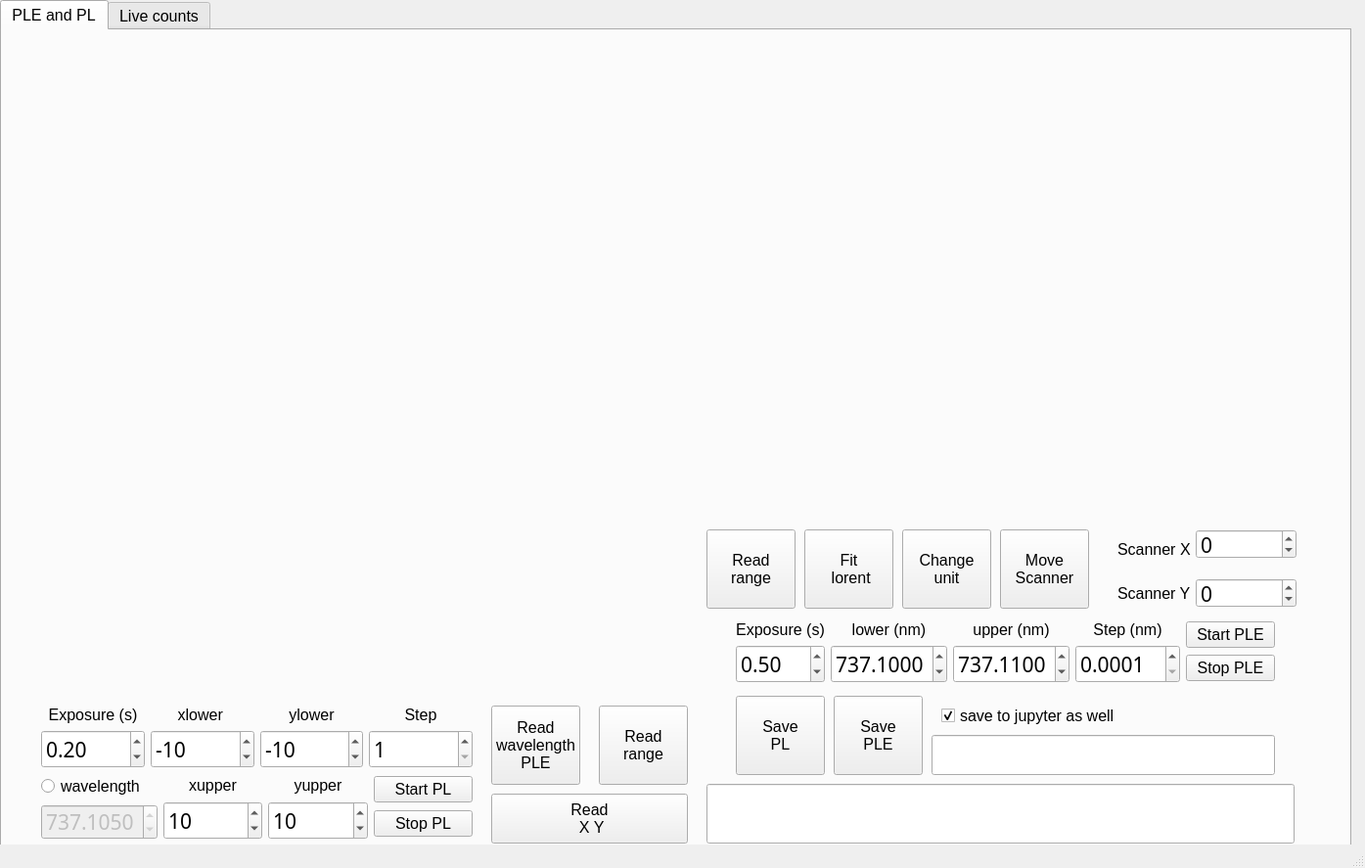
<?xml version="1.0" encoding="UTF-8"?>
<ui version="4.0">
 <class>MainWindow</class>
 <widget class="QMainWindow" name="MainWindow">
  <property name="geometry">
   <rect>
    <x>0</x>
    <y>0</y>
    <width>1395</width>
    <height>887</height>
   </rect>
  </property>
  <property name="font">
   <font>
    <family>Arial</family>
    <pointsize>12</pointsize>
   </font>
  </property>
  <property name="windowTitle">
   <string>ConfocalGUI @Wanglab, UOregon</string>
  </property>
  <widget class="QWidget" name="centralwidget">
   <widget class="QTabWidget" name="tabWidget_2">
    <property name="enabled">
     <bool>true</bool>
    </property>
    <property name="geometry">
     <rect>
      <x>0</x>
      <y>0</y>
      <width>1381</width>
      <height>881</height>
     </rect>
    </property>
    <property name="currentIndex">
     <number>0</number>
    </property>
    <widget class="QWidget" name="tab">
     <attribute name="title">
      <string>PLE and PL</string>
     </attribute>
     <widget class="QWidget" name="widget_figure_PL" native="true">
      <property name="geometry">
       <rect>
        <x>10</x>
        <y>10</y>
        <width>701</width>
        <height>671</height>
       </rect>
      </property>
     </widget>
     <widget class="QWidget" name="verticalLayoutWidget_8">
      <property name="geometry">
       <rect>
        <x>40</x>
        <y>690</y>
        <width>441</width>
        <height>137</height>
       </rect>
      </property>
      <layout class="QVBoxLayout" name="verticalLayout_9">
       <item>
        <layout class="QHBoxLayout" name="horizontalLayout_6">
         <item>
          <layout class="QVBoxLayout" name="verticalLayout_10">
           <item>
            <widget class="QLabel" name="label_8">
             <property name="font">
              <font>
               <family>Arial</family>
               <pointsize>12</pointsize>
              </font>
             </property>
             <property name="text">
              <string>Exposure (s)</string>
             </property>
             <property name="alignment">
              <set>Qt::AlignCenter</set>
             </property>
            </widget>
           </item>
           <item>
            <widget class="QDoubleSpinBox" name="doubleSpinBox_exposure_PL">
             <property name="font">
              <font>
               <family>Linux Biolinum O</family>
               <pointsize>16</pointsize>
              </font>
             </property>
             <property name="minimum">
              <double>0.010000000000000</double>
             </property>
             <property name="singleStep">
              <double>0.010000000000000</double>
             </property>
             <property name="value">
              <double>0.200000000000000</double>
             </property>
            </widget>
           </item>
          </layout>
         </item>
         <item>
          <layout class="QVBoxLayout" name="verticalLayout_11">
           <item>
            <widget class="QLabel" name="label_9">
             <property name="font">
              <font>
               <family>Arial</family>
               <pointsize>12</pointsize>
              </font>
             </property>
             <property name="text">
              <string>xlower </string>
             </property>
             <property name="alignment">
              <set>Qt::AlignCenter</set>
             </property>
            </widget>
           </item>
           <item>
            <widget class="QDoubleSpinBox" name="doubleSpinBox_xl">
             <property name="font">
              <font>
               <family>Linux Biolinum O</family>
               <pointsize>16</pointsize>
              </font>
             </property>
             <property name="decimals">
              <number>0</number>
             </property>
             <property name="minimum">
              <double>-999.000000000000000</double>
             </property>
             <property name="maximum">
              <double>1000.000000000000000</double>
             </property>
             <property name="singleStep">
              <double>1.000000000000000</double>
             </property>
             <property name="value">
              <double>-10.000000000000000</double>
             </property>
            </widget>
           </item>
          </layout>
         </item>
         <item>
          <layout class="QVBoxLayout" name="verticalLayout_12">
           <item>
            <widget class="QLabel" name="label_10">
             <property name="font">
              <font>
               <family>Arial</family>
               <pointsize>12</pointsize>
              </font>
             </property>
             <property name="text">
              <string>ylower</string>
             </property>
             <property name="alignment">
              <set>Qt::AlignCenter</set>
             </property>
            </widget>
           </item>
           <item>
            <widget class="QDoubleSpinBox" name="doubleSpinBox_yl">
             <property name="font">
              <font>
               <family>Linux Biolinum O</family>
               <pointsize>16</pointsize>
              </font>
             </property>
             <property name="decimals">
              <number>0</number>
             </property>
             <property name="minimum">
              <double>-999.000000000000000</double>
             </property>
             <property name="maximum">
              <double>1000.000000000000000</double>
             </property>
             <property name="singleStep">
              <double>1.000000000000000</double>
             </property>
             <property name="value">
              <double>-10.000000000000000</double>
             </property>
            </widget>
           </item>
          </layout>
         </item>
         <item>
          <layout class="QVBoxLayout" name="verticalLayout_13">
           <item>
            <widget class="QLabel" name="label_11">
             <property name="font">
              <font>
               <family>Arial</family>
               <pointsize>12</pointsize>
              </font>
             </property>
             <property name="text">
              <string>Step</string>
             </property>
             <property name="alignment">
              <set>Qt::AlignCenter</set>
             </property>
            </widget>
           </item>
           <item>
            <widget class="QDoubleSpinBox" name="doubleSpinBox_step_PL">
             <property name="font">
              <font>
               <family>Linux Biolinum O</family>
               <pointsize>16</pointsize>
              </font>
             </property>
             <property name="decimals">
              <number>0</number>
             </property>
             <property name="minimum">
              <double>1.000000000000000</double>
             </property>
             <property name="singleStep">
              <double>1.000000000000000</double>
             </property>
             <property name="value">
              <double>1.000000000000000</double>
             </property>
            </widget>
           </item>
          </layout>
         </item>
        </layout>
       </item>
       <item>
        <layout class="QHBoxLayout" name="horizontalLayout_7">
         <item>
          <layout class="QVBoxLayout" name="verticalLayout_14">
           <item>
            <widget class="QRadioButton" name="radioButton_is_wavelength_PL">
             <property name="font">
              <font>
               <family>Arial</family>
               <pointsize>12</pointsize>
              </font>
             </property>
             <property name="text">
              <string>wavelength</string>
             </property>
            </widget>
           </item>
           <item>
            <widget class="QDoubleSpinBox" name="doubleSpinBox_wavelength_PL">
             <property name="enabled">
              <bool>false</bool>
             </property>
             <property name="font">
              <font>
               <family>Linux Biolinum O</family>
               <pointsize>16</pointsize>
              </font>
             </property>
             <property name="decimals">
              <number>4</number>
             </property>
             <property name="minimum">
              <double>0.100000000000000</double>
             </property>
             <property name="maximum">
              <double>999.990000000000009</double>
             </property>
             <property name="singleStep">
              <double>0.000100000000000</double>
             </property>
             <property name="value">
              <double>737.105000000000018</double>
             </property>
            </widget>
           </item>
          </layout>
         </item>
         <item>
          <layout class="QVBoxLayout" name="verticalLayout_15">
           <item>
            <widget class="QLabel" name="label_13">
             <property name="font">
              <font>
               <family>Arial</family>
               <pointsize>12</pointsize>
              </font>
             </property>
             <property name="text">
              <string>xupper</string>
             </property>
             <property name="alignment">
              <set>Qt::AlignCenter</set>
             </property>
            </widget>
           </item>
           <item>
            <widget class="QDoubleSpinBox" name="doubleSpinBox_xu">
             <property name="font">
              <font>
               <family>Linux Biolinum O</family>
               <pointsize>16</pointsize>
              </font>
             </property>
             <property name="decimals">
              <number>0</number>
             </property>
             <property name="minimum">
              <double>-1000.000000000000000</double>
             </property>
             <property name="maximum">
              <double>100000.000000000000000</double>
             </property>
             <property name="singleStep">
              <double>1.000000000000000</double>
             </property>
             <property name="value">
              <double>10.000000000000000</double>
             </property>
            </widget>
           </item>
          </layout>
         </item>
         <item>
          <layout class="QVBoxLayout" name="verticalLayout_16">
           <item>
            <widget class="QLabel" name="label_14">
             <property name="font">
              <font>
               <family>Arial</family>
               <pointsize>12</pointsize>
              </font>
             </property>
             <property name="text">
              <string>yupper</string>
             </property>
             <property name="alignment">
              <set>Qt::AlignCenter</set>
             </property>
            </widget>
           </item>
           <item>
            <widget class="QDoubleSpinBox" name="doubleSpinBox_yu">
             <property name="font">
              <font>
               <family>Linux Biolinum O</family>
               <pointsize>16</pointsize>
              </font>
             </property>
             <property name="decimals">
              <number>0</number>
             </property>
             <property name="minimum">
              <double>-1000.000000000000000</double>
             </property>
             <property name="maximum">
              <double>1000.000000000000000</double>
             </property>
             <property name="singleStep">
              <double>1.000000000000000</double>
             </property>
             <property name="value">
              <double>10.000000000000000</double>
             </property>
            </widget>
           </item>
          </layout>
         </item>
         <item>
          <layout class="QVBoxLayout" name="verticalLayout_20">
           <item>
            <widget class="QPushButton" name="pushButton_start_PL">
             <property name="font">
              <font>
               <family>Arial</family>
               <pointsize>12</pointsize>
              </font>
             </property>
             <property name="text">
              <string>Start PL</string>
             </property>
            </widget>
           </item>
           <item>
            <widget class="QPushButton" name="pushButton_stop_PL">
             <property name="font">
              <font>
               <family>Arial</family>
               <pointsize>12</pointsize>
              </font>
             </property>
             <property name="text">
              <string>Stop PL</string>
             </property>
            </widget>
           </item>
          </layout>
         </item>
        </layout>
       </item>
      </layout>
     </widget>
     <widget class="QWidget" name="widget_figure_PLE" native="true">
      <property name="geometry">
       <rect>
        <x>720</x>
        <y>10</y>
        <width>631</width>
        <height>491</height>
       </rect>
      </property>
     </widget>
     <widget class="QWidget" name="verticalLayoutWidget_7">
      <property name="geometry">
       <rect>
        <x>750</x>
        <y>600</y>
        <width>551</width>
        <height>71</height>
       </rect>
      </property>
      <layout class="QVBoxLayout" name="verticalLayout_8">
       <item>
        <layout class="QHBoxLayout" name="horizontalLayout">
         <item>
          <layout class="QVBoxLayout" name="verticalLayout">
           <item>
            <widget class="QLabel" name="label">
             <property name="font">
              <font>
               <family>Arial</family>
               <pointsize>12</pointsize>
              </font>
             </property>
             <property name="text">
              <string>Exposure (s)</string>
             </property>
             <property name="alignment">
              <set>Qt::AlignCenter</set>
             </property>
            </widget>
           </item>
           <item>
            <widget class="QDoubleSpinBox" name="doubleSpinBox_exposure_PLE">
             <property name="font">
              <font>
               <family>Linux Biolinum O</family>
               <pointsize>16</pointsize>
              </font>
             </property>
             <property name="minimum">
              <double>0.100000000000000</double>
             </property>
             <property name="singleStep">
              <double>0.100000000000000</double>
             </property>
             <property name="value">
              <double>0.500000000000000</double>
             </property>
            </widget>
           </item>
          </layout>
         </item>
         <item>
          <layout class="QVBoxLayout" name="verticalLayout_3">
           <item>
            <widget class="QLabel" name="label_2">
             <property name="font">
              <font>
               <family>Arial</family>
               <pointsize>12</pointsize>
              </font>
             </property>
             <property name="text">
              <string>lower (nm)</string>
             </property>
             <property name="alignment">
              <set>Qt::AlignCenter</set>
             </property>
            </widget>
           </item>
           <item>
            <widget class="QDoubleSpinBox" name="doubleSpinBox_wl">
             <property name="font">
              <font>
               <family>Linux Biolinum O</family>
               <pointsize>16</pointsize>
              </font>
             </property>
             <property name="decimals">
              <number>4</number>
             </property>
             <property name="minimum">
              <double>0.100000000000000</double>
             </property>
             <property name="maximum">
              <double>999.990000000000009</double>
             </property>
             <property name="singleStep">
              <double>0.000100000000000</double>
             </property>
             <property name="value">
              <double>737.100000000000023</double>
             </property>
            </widget>
           </item>
          </layout>
         </item>
         <item>
          <layout class="QVBoxLayout" name="verticalLayout_2">
           <item>
            <widget class="QLabel" name="label_3">
             <property name="font">
              <font>
               <family>Arial</family>
               <pointsize>12</pointsize>
              </font>
             </property>
             <property name="text">
              <string>upper (nm)</string>
             </property>
             <property name="alignment">
              <set>Qt::AlignCenter</set>
             </property>
            </widget>
           </item>
           <item>
            <widget class="QDoubleSpinBox" name="doubleSpinBox_wu">
             <property name="font">
              <font>
               <family>Linux Biolinum O</family>
               <pointsize>16</pointsize>
              </font>
             </property>
             <property name="decimals">
              <number>4</number>
             </property>
             <property name="minimum">
              <double>0.100000000000000</double>
             </property>
             <property name="maximum">
              <double>999.990000000000009</double>
             </property>
             <property name="singleStep">
              <double>0.000100000000000</double>
             </property>
             <property name="value">
              <double>737.110000000000014</double>
             </property>
            </widget>
           </item>
          </layout>
         </item>
         <item>
          <layout class="QVBoxLayout" name="verticalLayout_5">
           <item>
            <widget class="QLabel" name="label_4">
             <property name="font">
              <font>
               <family>Arial</family>
               <pointsize>12</pointsize>
              </font>
             </property>
             <property name="text">
              <string>Step (nm)</string>
             </property>
             <property name="alignment">
              <set>Qt::AlignCenter</set>
             </property>
            </widget>
           </item>
           <item>
            <widget class="QDoubleSpinBox" name="doubleSpinBox_step_PLE">
             <property name="font">
              <font>
               <family>Linux Biolinum O</family>
               <pointsize>16</pointsize>
              </font>
             </property>
             <property name="decimals">
              <number>4</number>
             </property>
             <property name="minimum">
              <double>0.000100000000000</double>
             </property>
             <property name="singleStep">
              <double>0.000100000000000</double>
             </property>
             <property name="value">
              <double>0.000100000000000</double>
             </property>
            </widget>
           </item>
          </layout>
         </item>
         <item>
          <layout class="QVBoxLayout" name="verticalLayout_4">
           <item>
            <widget class="QPushButton" name="pushButton_start_PLE">
             <property name="font">
              <font>
               <family>Arial</family>
               <pointsize>12</pointsize>
              </font>
             </property>
             <property name="text">
              <string>Start PLE</string>
             </property>
            </widget>
           </item>
           <item>
            <widget class="QPushButton" name="pushButton_stop_PLE">
             <property name="font">
              <font>
               <family>Arial</family>
               <pointsize>12</pointsize>
              </font>
             </property>
             <property name="text">
              <string>Stop PLE</string>
             </property>
            </widget>
           </item>
          </layout>
         </item>
        </layout>
       </item>
      </layout>
     </widget>
     <widget class="QPushButton" name="pushButton_wavelength_PL">
      <property name="geometry">
       <rect>
        <x>500</x>
        <y>690</y>
        <width>91</width>
        <height>81</height>
       </rect>
      </property>
      <property name="font">
       <font>
        <family>Arial</family>
        <pointsize>12</pointsize>
       </font>
      </property>
      <property name="text">
       <string>Read 
wavelength 
PLE</string>
      </property>
     </widget>
     <widget class="QPushButton" name="pushButton_range_PLE">
      <property name="geometry">
       <rect>
        <x>720</x>
        <y>510</y>
        <width>91</width>
        <height>81</height>
       </rect>
      </property>
      <property name="font">
       <font>
        <family>Arial</family>
        <pointsize>12</pointsize>
       </font>
      </property>
      <property name="text">
       <string>Read 
range</string>
      </property>
     </widget>
     <widget class="QPushButton" name="pushButton_range_PL">
      <property name="geometry">
       <rect>
        <x>610</x>
        <y>690</y>
        <width>91</width>
        <height>81</height>
       </rect>
      </property>
      <property name="font">
       <font>
        <family>Arial</family>
        <pointsize>12</pointsize>
       </font>
      </property>
      <property name="text">
       <string>Read 
range</string>
      </property>
     </widget>
     <widget class="QPushButton" name="pushButton_lorent">
      <property name="geometry">
       <rect>
        <x>820</x>
        <y>510</y>
        <width>91</width>
        <height>81</height>
       </rect>
      </property>
      <property name="font">
       <font>
        <family>Arial</family>
        <pointsize>12</pointsize>
       </font>
      </property>
      <property name="text">
       <string>Fit 
 lorent</string>
      </property>
     </widget>
     <widget class="QPushButton" name="pushButton_save_PL">
      <property name="geometry">
       <rect>
        <x>750</x>
        <y>680</y>
        <width>91</width>
        <height>81</height>
       </rect>
      </property>
      <property name="font">
       <font>
        <family>Arial</family>
        <pointsize>12</pointsize>
       </font>
      </property>
      <property name="text">
       <string>Save 
PL</string>
      </property>
     </widget>
     <widget class="QPushButton" name="pushButton_save_PLE">
      <property name="geometry">
       <rect>
        <x>850</x>
        <y>680</y>
        <width>91</width>
        <height>81</height>
       </rect>
      </property>
      <property name="font">
       <font>
        <family>Arial</family>
        <pointsize>12</pointsize>
       </font>
      </property>
      <property name="text">
       <string>Save 
PLE</string>
      </property>
     </widget>
     <widget class="QPushButton" name="pushButton_unit">
      <property name="geometry">
       <rect>
        <x>920</x>
        <y>510</y>
        <width>91</width>
        <height>81</height>
       </rect>
      </property>
      <property name="font">
       <font>
        <family>Arial</family>
        <pointsize>12</pointsize>
       </font>
      </property>
      <property name="text">
       <string>Change 
unit</string>
      </property>
     </widget>
     <widget class="QLineEdit" name="lineEdit_save">
      <property name="geometry">
       <rect>
        <x>950</x>
        <y>720</y>
        <width>351</width>
        <height>41</height>
       </rect>
      </property>
     </widget>
     <widget class="QLabel" name="label_5">
      <property name="geometry">
       <rect>
        <x>1140</x>
        <y>520</y>
        <width>81</width>
        <height>21</height>
       </rect>
      </property>
      <property name="text">
       <string>Scanner X</string>
      </property>
     </widget>
     <widget class="QLabel" name="label_6">
      <property name="geometry">
       <rect>
        <x>1140</x>
        <y>560</y>
        <width>81</width>
        <height>31</height>
       </rect>
      </property>
      <property name="text">
       <string>Scanner Y</string>
      </property>
     </widget>
     <widget class="QPushButton" name="pushButton_scanner">
      <property name="geometry">
       <rect>
        <x>1020</x>
        <y>510</y>
        <width>91</width>
        <height>81</height>
       </rect>
      </property>
      <property name="font">
       <font>
        <family>Arial</family>
        <pointsize>12</pointsize>
       </font>
      </property>
      <property name="text">
       <string>Move 
Scanner</string>
      </property>
     </widget>
     <widget class="QDoubleSpinBox" name="doubleSpinBox_X">
      <property name="geometry">
       <rect>
        <x>1220</x>
        <y>510</y>
        <width>103</width>
        <height>30</height>
       </rect>
      </property>
      <property name="font">
       <font>
        <family>Linux Biolinum O</family>
        <pointsize>16</pointsize>
       </font>
      </property>
      <property name="decimals">
       <number>0</number>
      </property>
      <property name="minimum">
       <double>-1000.000000000000000</double>
      </property>
      <property name="maximum">
       <double>100000.000000000000000</double>
      </property>
      <property name="singleStep">
       <double>1.000000000000000</double>
      </property>
      <property name="value">
       <double>0.000000000000000</double>
      </property>
     </widget>
     <widget class="QDoubleSpinBox" name="doubleSpinBox_Y">
      <property name="geometry">
       <rect>
        <x>1220</x>
        <y>560</y>
        <width>103</width>
        <height>30</height>
       </rect>
      </property>
      <property name="font">
       <font>
        <family>Linux Biolinum O</family>
        <pointsize>16</pointsize>
       </font>
      </property>
      <property name="decimals">
       <number>0</number>
      </property>
      <property name="minimum">
       <double>-1000.000000000000000</double>
      </property>
      <property name="maximum">
       <double>100000.000000000000000</double>
      </property>
      <property name="singleStep">
       <double>1.000000000000000</double>
      </property>
      <property name="value">
       <double>0.000000000000000</double>
      </property>
     </widget>
     <widget class="QPushButton" name="pushButton_XY">
      <property name="geometry">
       <rect>
        <x>500</x>
        <y>780</y>
        <width>201</width>
        <height>51</height>
       </rect>
      </property>
      <property name="font">
       <font>
        <family>Arial</family>
        <pointsize>12</pointsize>
       </font>
      </property>
      <property name="text">
       <string>Read 
 X Y</string>
      </property>
     </widget>
     <widget class="QLineEdit" name="lineEdit_print">
      <property name="geometry">
       <rect>
        <x>720</x>
        <y>770</y>
        <width>601</width>
        <height>61</height>
       </rect>
      </property>
     </widget>
     <widget class="QCheckBox" name="checkBox_log">
      <property name="geometry">
       <rect>
        <x>960</x>
        <y>680</y>
        <width>251</width>
        <height>41</height>
       </rect>
      </property>
      <property name="text">
       <string>save to jupyter as well</string>
      </property>
      <property name="checked">
       <bool>true</bool>
      </property>
     </widget>
    </widget>
    <widget class="QWidget" name="tab2">
     <attribute name="title">
      <string>Live counts</string>
     </attribute>
     <widget class="QWidget" name="widget_figure_Live" native="true">
      <property name="geometry">
       <rect>
        <x>20</x>
        <y>20</y>
        <width>561</width>
        <height>491</height>
       </rect>
      </property>
     </widget>
     <widget class="QWidget" name="verticalLayoutWidget_9">
      <property name="geometry">
       <rect>
        <x>20</x>
        <y>530</y>
        <width>551</width>
        <height>141</height>
       </rect>
      </property>
      <layout class="QVBoxLayout" name="verticalLayout_17">
       <item>
        <layout class="QHBoxLayout" name="horizontalLayout_8">
         <item>
          <layout class="QVBoxLayout" name="verticalLayout_18">
           <item>
            <widget class="QLabel" name="label_15">
             <property name="font">
              <font>
               <family>Arial</family>
               <pointsize>12</pointsize>
              </font>
             </property>
             <property name="text">
              <string>Exposure (s)</string>
             </property>
             <property name="alignment">
              <set>Qt::AlignCenter</set>
             </property>
            </widget>
           </item>
           <item>
            <widget class="QDoubleSpinBox" name="doubleSpinBox_exposure_Live">
             <property name="font">
              <font>
               <family>Arial</family>
               <pointsize>12</pointsize>
              </font>
             </property>
             <property name="minimum">
              <double>0.010000000000000</double>
             </property>
             <property name="singleStep">
              <double>0.010000000000000</double>
             </property>
             <property name="value">
              <double>0.100000000000000</double>
             </property>
            </widget>
           </item>
          </layout>
         </item>
         <item>
          <layout class="QVBoxLayout" name="verticalLayout_19">
           <item>
            <widget class="QLabel" name="label_16">
             <property name="font">
              <font>
               <family>Arial</family>
               <pointsize>12</pointsize>
              </font>
             </property>
             <property name="text">
              <string>Data points</string>
             </property>
             <property name="alignment">
              <set>Qt::AlignCenter</set>
             </property>
            </widget>
           </item>
           <item>
            <widget class="QDoubleSpinBox" name="doubleSpinBox_many">
             <property name="font">
              <font>
               <family>Arial</family>
               <pointsize>12</pointsize>
              </font>
             </property>
             <property name="decimals">
              <number>0</number>
             </property>
             <property name="minimum">
              <double>0.000000000000000</double>
             </property>
             <property name="maximum">
              <double>1000.000000000000000</double>
             </property>
             <property name="singleStep">
              <double>1.000000000000000</double>
             </property>
             <property name="value">
              <double>100.000000000000000</double>
             </property>
            </widget>
           </item>
          </layout>
         </item>
        </layout>
       </item>
       <item>
        <layout class="QHBoxLayout" name="horizontalLayout_9">
         <item>
          <layout class="QVBoxLayout" name="verticalLayout_24">
           <item>
            <widget class="QRadioButton" name="radioButton_is_wavelength_Live">
             <property name="font">
              <font>
               <family>Arial</family>
               <pointsize>12</pointsize>
              </font>
             </property>
             <property name="text">
              <string>wavelength</string>
             </property>
            </widget>
           </item>
           <item>
            <widget class="QDoubleSpinBox" name="doubleSpinBox_wavelength_Live">
             <property name="enabled">
              <bool>false</bool>
             </property>
             <property name="font">
              <font>
               <family>Arial</family>
               <pointsize>12</pointsize>
              </font>
             </property>
             <property name="decimals">
              <number>4</number>
             </property>
             <property name="minimum">
              <double>0.000000000000000</double>
             </property>
             <property name="maximum">
              <double>1000.000000000000000</double>
             </property>
             <property name="singleStep">
              <double>0.000100000000000</double>
             </property>
             <property name="value">
              <double>737.100000000000023</double>
             </property>
            </widget>
           </item>
          </layout>
         </item>
         <item>
          <layout class="QVBoxLayout" name="verticalLayout_6">
           <item>
            <widget class="QPushButton" name="pushButton_start_Live">
             <property name="font">
              <font>
               <family>Arial</family>
               <pointsize>12</pointsize>
              </font>
             </property>
             <property name="text">
              <string>Start live</string>
             </property>
            </widget>
           </item>
           <item>
            <widget class="QPushButton" name="pushButton_stop_Live">
             <property name="font">
              <font>
               <family>Arial</family>
               <pointsize>12</pointsize>
              </font>
             </property>
             <property name="text">
              <string>Stop live</string>
             </property>
            </widget>
           </item>
          </layout>
         </item>
        </layout>
       </item>
      </layout>
     </widget>
     <widget class="QLabel" name="label_17">
      <property name="geometry">
       <rect>
        <x>240</x>
        <y>690</y>
        <width>81</width>
        <height>21</height>
       </rect>
      </property>
      <property name="text">
       <string>Scanner X</string>
      </property>
     </widget>
     <widget class="QLabel" name="label_18">
      <property name="geometry">
       <rect>
        <x>240</x>
        <y>730</y>
        <width>81</width>
        <height>31</height>
       </rect>
      </property>
      <property name="text">
       <string>Scanner Y</string>
      </property>
     </widget>
     <widget class="QPushButton" name="pushButton_scanner_Live">
      <property name="geometry">
       <rect>
        <x>130</x>
        <y>680</y>
        <width>91</width>
        <height>81</height>
       </rect>
      </property>
      <property name="font">
       <font>
        <family>Arial</family>
        <pointsize>12</pointsize>
       </font>
      </property>
      <property name="text">
       <string>Move 
Scanner</string>
      </property>
     </widget>
     <widget class="QPushButton" name="pushButton_wavelength_Live">
      <property name="geometry">
       <rect>
        <x>20</x>
        <y>680</y>
        <width>91</width>
        <height>81</height>
       </rect>
      </property>
      <property name="font">
       <font>
        <family>Arial</family>
        <pointsize>12</pointsize>
       </font>
      </property>
      <property name="text">
       <string>Read 
wavelength 
PLE</string>
      </property>
     </widget>
     <widget class="QDoubleSpinBox" name="doubleSpinBox_X_Live">
      <property name="geometry">
       <rect>
        <x>340</x>
        <y>680</y>
        <width>103</width>
        <height>30</height>
       </rect>
      </property>
      <property name="font">
       <font>
        <family>Linux Biolinum O</family>
        <pointsize>16</pointsize>
       </font>
      </property>
      <property name="decimals">
       <number>0</number>
      </property>
      <property name="minimum">
       <double>-1000.000000000000000</double>
      </property>
      <property name="maximum">
       <double>100000.000000000000000</double>
      </property>
      <property name="singleStep">
       <double>1.000000000000000</double>
      </property>
      <property name="value">
       <double>0.000000000000000</double>
      </property>
     </widget>
     <widget class="QDoubleSpinBox" name="doubleSpinBox_Y_Live">
      <property name="geometry">
       <rect>
        <x>340</x>
        <y>730</y>
        <width>103</width>
        <height>30</height>
       </rect>
      </property>
      <property name="font">
       <font>
        <family>Linux Biolinum O</family>
        <pointsize>16</pointsize>
       </font>
      </property>
      <property name="decimals">
       <number>0</number>
      </property>
      <property name="minimum">
       <double>-1000.000000000000000</double>
      </property>
      <property name="maximum">
       <double>100000.000000000000000</double>
      </property>
      <property name="singleStep">
       <double>1.000000000000000</double>
      </property>
      <property name="value">
       <double>0.000000000000000</double>
      </property>
     </widget>
    </widget>
   </widget>
   <widget class="QWidget" name="layoutWidget">
    <property name="geometry">
     <rect>
      <x>0</x>
      <y>0</y>
      <width>2</width>
      <height>2</height>
     </rect>
    </property>
    <layout class="QHBoxLayout" name="horizontalLayout_4"/>
   </widget>
  </widget>
  <widget class="QStatusBar" name="statusbar"/>
 </widget>
 <resources/>
 <connections/>
</ui>
